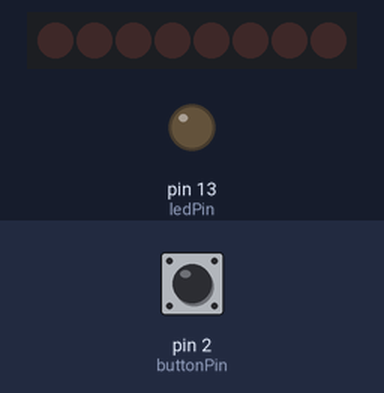
Bench run of a sketch on a simulated Arduino Uno, built with avr-gcc and run on an emulated ATmega328P. Parts: 8 shift-register outputs drawn as a row of LEDs (first output left, lit = HIGH), output pins drawn as LEDs (lit = HIGH). Wiring (inferred from the names in the program): shift register (74HC595): data pin 11; shift clock pin 9; latch pin 10. Wiring (inferred from the signals the program sends): row of LEDs: on Q0, Q1, Q2, Q3, Q4, Q5, Q6, Q7. Dashed ring = blinking. The test bench sets the inputs (shaded band); at power-on: pin 2 (buttonPin) LOW. Pins used as bus, display or sensor lines are not drawn.

Above: at 1.2 s.
1.3 s: pin 2 (buttonPin) pulled HIGH for 0.15 s
At 2.2 s:
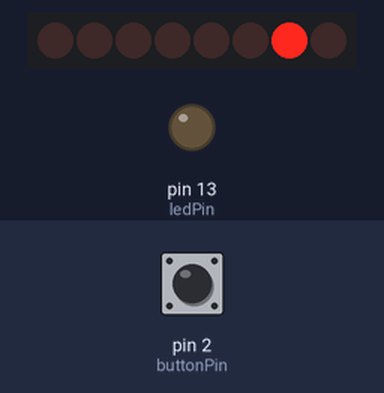
3.0 s: pin 2 (buttonPin) pulled HIGH for 3.2 s
At 7.0 s:
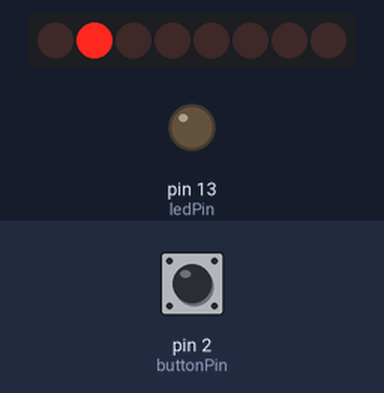
7.7 s: pin 2 (buttonPin) pulled HIGH for 1 s
At 9.5 s:
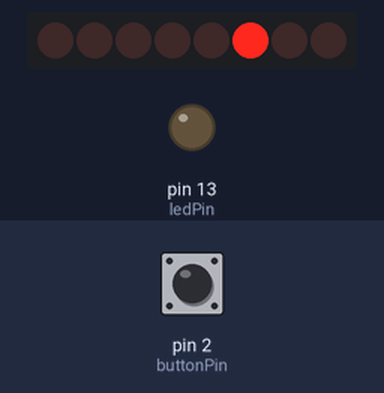
10.7 s: pin 2 (buttonPin) pulled HIGH for 0.15 s
At 11.8 s:
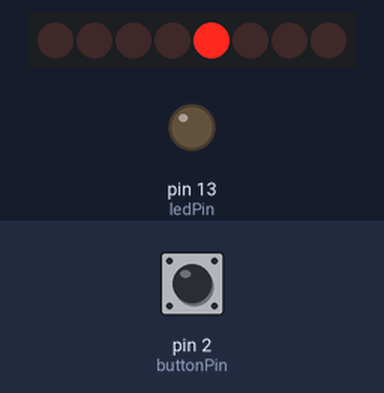
12.4 s: pin 2 (buttonPin) pulsed HIGH 2 times (0.12 s each, 0.3 s apart)
At 13.3 s:
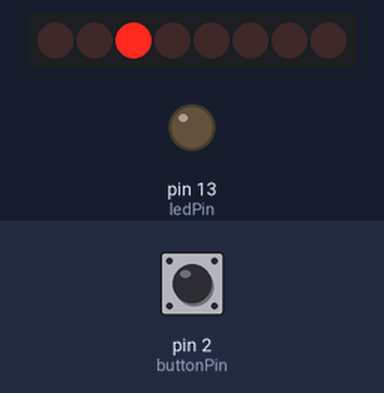
15.4 s: pin 2 (buttonPin) pulsed HIGH 5 times (0.12 s each, 0.3 s apart)
At 15.82 s:
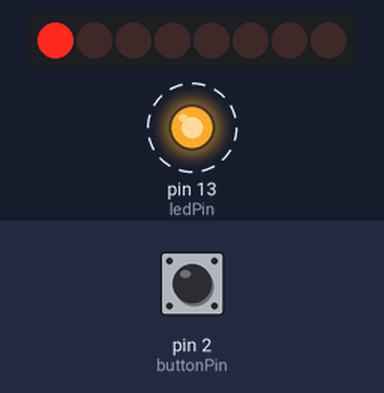
Timing chart, 0 to 18.4 s (numbered marks = the images above; inputs shaded):
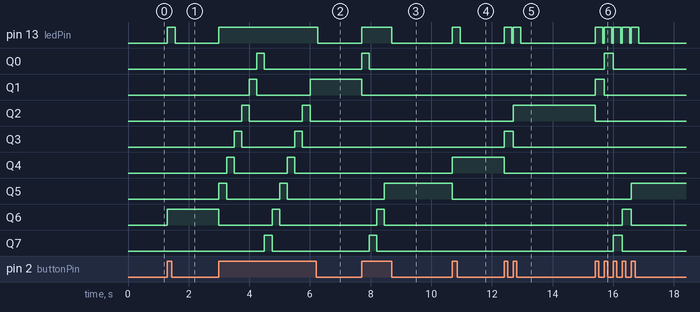

Measured:
- after the input at 1.3 s, pin 13 (ledPin): LOW → HIGH at once, → LOW 0.25 s later; Q6: LOW → HIGH at once
- after the input at 3.0 s, pin 13 (ledPin): LOW → HIGH at once, → LOW 3.3 s later; Q0: LOW → HIGH after 1.3 s, → LOW 0.25 s later; Q1: LOW → HIGH after 1.0 s, → LOW 0.25 s later, → HIGH 1.8 s later; Q2: alternates HIGH for 0.25 s and LOW for 1.8 s, starting after 0.75 s; Q3: alternates HIGH for 0.25 s and LOW for 1.8 s, starting after 0.50 s
- after the input at 7.7 s, pin 13 (ledPin): LOW → HIGH at once, → LOW 1.0 s later; Q0: LOW → HIGH at once, → LOW 0.25 s later; Q1: HIGH → LOW at once; Q5: LOW → HIGH after 0.75 s; Q6: LOW → HIGH after 0.50 s, → LOW 0.25 s later
- after the input at 10.7 s, pin 13 (ledPin): LOW → HIGH at once, → LOW 0.25 s later; Q4: LOW → HIGH at once; Q5: HIGH → LOW at once
- after the input at 12.4 s, pin 13 (ledPin): alternates HIGH for 0.25 s and LOW for 0.05 s, 4 changes in all, then stays LOW, starting at once; Q2: LOW → HIGH after 0.30 s; Q3: LOW → HIGH at once, → LOW 0.30 s later; Q4: HIGH → LOW at once
- after the input at 15.4 s, pin 13 (ledPin): alternates HIGH for 0.25 s and LOW for 0.05 s, 10 changes in all, then stays LOW, starting at once; Q0: LOW → HIGH after 0.30 s, → LOW 0.30 s later; Q1: LOW → HIGH at once, → LOW 0.30 s later; Q2: HIGH → LOW at once; Q5: LOW → HIGH after 1.2 s

The sketch:

shiftRegisterButtonNotWorking.ino
```cpp
/*
Using a 74HC595 Shift Register by swistak / misza
*/
int clockPin = 9;
int latchPin = 10;
int dataPin = 11;
byte leds = 0;
int currentLED = 0;


const int buttonPin = 2;     // the number of the pushbutton pin
const int ledPin =  13;      // the number of the LED pin

// variables will change:
int buttonState = 0;         // variable for reading the pushbutton status


void shift();


void setup()
{
  pinMode(latchPin, OUTPUT);
  pinMode(dataPin, OUTPUT);
  pinMode(clockPin, OUTPUT);

  pinMode(ledPin, OUTPUT);
  // initialize the pushbutton pin as an input:
  pinMode(buttonPin, INPUT);

  leds = 0;
}

void loop(){
  // read the state of the pushbutton value:
  buttonState = digitalRead(buttonPin);

  // check if the pushbutton is pressed. If it is, the buttonState is HIGH:
  if (buttonState == HIGH) {
    // turn LED on:
    digitalWrite(ledPin, HIGH);
    shift();
  } else {
    // turn LED off:
    digitalWrite(ledPin, LOW);
  }


}


void shift(){
  leds = 0;

  if (currentLED == 7){
    currentLED = 0;
  }else{
    currentLED++;
  }

  bitSet(leds, currentLED);

  digitalWrite(latchPin, LOW);
  shiftOut(dataPin, clockPin, LSBFIRST, leds);
  digitalWrite(latchPin, HIGH);
  /*
  TIME LED
  */
  delay(250);
}
```
